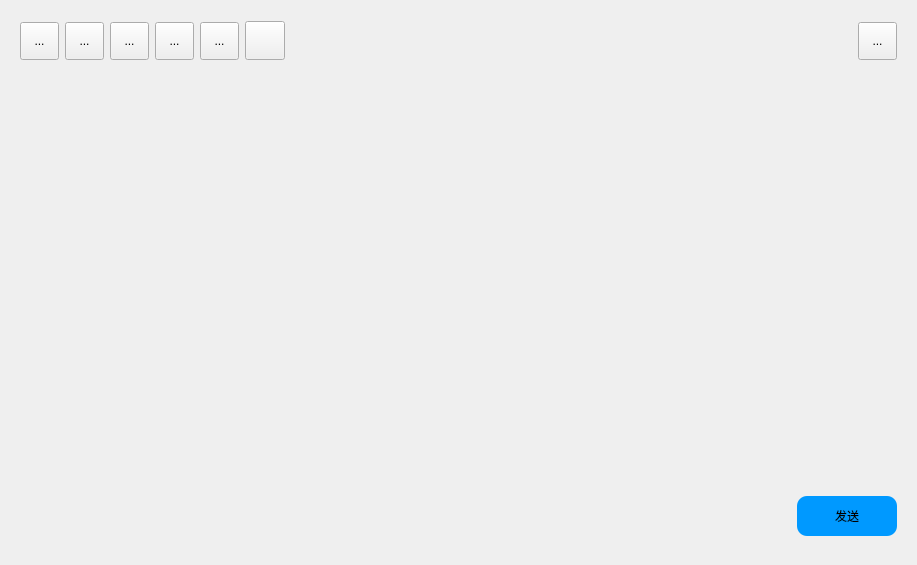
<?xml version="1.0" encoding="UTF-8"?>
<ui version="4.0">
 <class>Send</class>
 <widget class="QWidget" name="Send">
  <property name="geometry">
   <rect>
    <x>0</x>
    <y>0</y>
    <width>917</width>
    <height>565</height>
   </rect>
  </property>
  <property name="windowTitle">
   <string>Form</string>
  </property>
  <layout class="QVBoxLayout" name="verticalLayout">
   <item>
    <widget class="QWidget" name="widget" native="true">
     <property name="sizePolicy">
      <sizepolicy hsizetype="Preferred" vsizetype="Fixed">
       <horstretch>0</horstretch>
       <verstretch>0</verstretch>
      </sizepolicy>
     </property>
     <property name="minimumSize">
      <size>
       <width>0</width>
       <height>60</height>
      </size>
     </property>
     <property name="styleSheet">
      <string notr="true"/>
     </property>
     <layout class="QHBoxLayout" name="horizontalLayout">
      <item>
       <widget class="ToolButton" name="toolButton">
        <property name="sizePolicy">
         <sizepolicy hsizetype="Minimum" vsizetype="Fixed">
          <horstretch>0</horstretch>
          <verstretch>0</verstretch>
         </sizepolicy>
        </property>
        <property name="minimumSize">
         <size>
          <width>39</width>
          <height>38</height>
         </size>
        </property>
        <property name="text">
         <string>...</string>
        </property>
        <property name="icon">
         <iconset resource="../qrc/init.qrc">
          <normaloff>:/icons/smile_1.png</normaloff>
          <disabledoff>:/icons/smile.png</disabledoff>:/icons/smile_1.png</iconset>
        </property>
        <property name="iconSize">
         <size>
          <width>32</width>
          <height>32</height>
         </size>
        </property>
       </widget>
      </item>
      <item>
       <widget class="ToolButton" name="toolButton_2">
        <property name="sizePolicy">
         <sizepolicy hsizetype="Minimum" vsizetype="Fixed">
          <horstretch>0</horstretch>
          <verstretch>0</verstretch>
         </sizepolicy>
        </property>
        <property name="minimumSize">
         <size>
          <width>39</width>
          <height>38</height>
         </size>
        </property>
        <property name="text">
         <string>...</string>
        </property>
        <property name="icon">
         <iconset resource="../qrc/init.qrc">
          <normaloff>:/icons/裁剪 (1).png</normaloff>
          <disabledoff>:/icons/裁剪.png</disabledoff>:/icons/裁剪 (1).png</iconset>
        </property>
        <property name="iconSize">
         <size>
          <width>32</width>
          <height>32</height>
         </size>
        </property>
       </widget>
      </item>
      <item>
       <widget class="ToolButton" name="toolButton_3">
        <property name="sizePolicy">
         <sizepolicy hsizetype="Minimum" vsizetype="Fixed">
          <horstretch>0</horstretch>
          <verstretch>0</verstretch>
         </sizepolicy>
        </property>
        <property name="minimumSize">
         <size>
          <width>39</width>
          <height>38</height>
         </size>
        </property>
        <property name="text">
         <string>...</string>
        </property>
        <property name="icon">
         <iconset resource="../qrc/init.qrc">
          <normaloff>:/icons/文件夹 (1).png</normaloff>
          <disabledoff>:/icons/文件夹.png</disabledoff>:/icons/文件夹 (1).png</iconset>
        </property>
        <property name="iconSize">
         <size>
          <width>32</width>
          <height>32</height>
         </size>
        </property>
       </widget>
      </item>
      <item>
       <widget class="ToolButton" name="toolButton_4">
        <property name="sizePolicy">
         <sizepolicy hsizetype="Minimum" vsizetype="Fixed">
          <horstretch>0</horstretch>
          <verstretch>0</verstretch>
         </sizepolicy>
        </property>
        <property name="minimumSize">
         <size>
          <width>39</width>
          <height>38</height>
         </size>
        </property>
        <property name="text">
         <string>...</string>
        </property>
        <property name="icon">
         <iconset resource="../qrc/init.qrc">
          <normaloff>:/icons/picture (1).png</normaloff>
          <disabledoff>:/icons/picture.png</disabledoff>:/icons/picture (1).png</iconset>
        </property>
        <property name="iconSize">
         <size>
          <width>32</width>
          <height>32</height>
         </size>
        </property>
       </widget>
      </item>
      <item>
       <widget class="ToolButton" name="toolButton_5">
        <property name="sizePolicy">
         <sizepolicy hsizetype="Minimum" vsizetype="Fixed">
          <horstretch>0</horstretch>
          <verstretch>0</verstretch>
         </sizepolicy>
        </property>
        <property name="minimumSize">
         <size>
          <width>39</width>
          <height>38</height>
         </size>
        </property>
        <property name="text">
         <string>...</string>
        </property>
        <property name="icon">
         <iconset resource="../qrc/init.qrc">
          <normaloff>:/icons/红包 (1).png</normaloff>
          <normalon>:/icons/拍照.png</normalon>
          <disabledoff>:/icons/红包.png</disabledoff>
          <selectedoff>:/icons/冠军.png</selectedoff>:/icons/红包 (1).png</iconset>
        </property>
        <property name="iconSize">
         <size>
          <width>32</width>
          <height>32</height>
         </size>
        </property>
       </widget>
      </item>
      <item>
       <widget class="ToolButton" name="toolButton_6">
        <property name="sizePolicy">
         <sizepolicy hsizetype="Minimum" vsizetype="Fixed">
          <horstretch>0</horstretch>
          <verstretch>0</verstretch>
         </sizepolicy>
        </property>
        <property name="minimumSize">
         <size>
          <width>38</width>
          <height>38</height>
         </size>
        </property>
        <property name="text">
         <string/>
        </property>
        <property name="icon">
         <iconset resource="../qrc/init.qrc">
          <normaloff>:/icons/mic (1).png</normaloff>
          <disabledoff>:/icons/mic.png</disabledoff>:/icons/mic (1).png</iconset>
        </property>
        <property name="iconSize">
         <size>
          <width>32</width>
          <height>32</height>
         </size>
        </property>
       </widget>
      </item>
      <item>
       <spacer name="horizontalSpacer">
        <property name="orientation">
         <enum>Qt::Horizontal</enum>
        </property>
        <property name="sizeHint" stdset="0">
         <size>
          <width>40</width>
          <height>20</height>
         </size>
        </property>
       </spacer>
      </item>
      <item>
       <widget class="ToolButton" name="toolButton_7">
        <property name="sizePolicy">
         <sizepolicy hsizetype="Minimum" vsizetype="Fixed">
          <horstretch>0</horstretch>
          <verstretch>0</verstretch>
         </sizepolicy>
        </property>
        <property name="minimumSize">
         <size>
          <width>39</width>
          <height>38</height>
         </size>
        </property>
        <property name="text">
         <string>...</string>
        </property>
        <property name="icon">
         <iconset resource="../qrc/init.qrc">
          <normaloff>:/icons/time (1).png</normaloff>
          <normalon>:/icons/time.png</normalon>:/icons/time (1).png</iconset>
        </property>
        <property name="iconSize">
         <size>
          <width>32</width>
          <height>32</height>
         </size>
        </property>
       </widget>
      </item>
     </layout>
    </widget>
   </item>
   <item>
    <widget class="QWidget" name="widget_2" native="true">
     <property name="sizePolicy">
      <sizepolicy hsizetype="Preferred" vsizetype="Expanding">
       <horstretch>0</horstretch>
       <verstretch>1</verstretch>
      </sizepolicy>
     </property>
     <property name="styleSheet">
      <string notr="true"/>
     </property>
     <layout class="QVBoxLayout" name="verticalLayout_2">
      <item>
       <widget class="QWidget" name="widget_3" native="true">
        <property name="sizePolicy">
         <sizepolicy hsizetype="Preferred" vsizetype="Expanding">
          <horstretch>0</horstretch>
          <verstretch>0</verstretch>
         </sizepolicy>
        </property>
       </widget>
      </item>
      <item>
       <widget class="QWidget" name="widget_4" native="true">
        <property name="sizePolicy">
         <sizepolicy hsizetype="Preferred" vsizetype="Fixed">
          <horstretch>0</horstretch>
          <verstretch>0</verstretch>
         </sizepolicy>
        </property>
        <property name="minimumSize">
         <size>
          <width>0</width>
          <height>50</height>
         </size>
        </property>
        <layout class="QHBoxLayout" name="horizontalLayout_2">
         <property name="rightMargin">
          <number>0</number>
         </property>
         <item>
          <spacer name="horizontalSpacer_2">
           <property name="orientation">
            <enum>Qt::Horizontal</enum>
           </property>
           <property name="sizeHint" stdset="0">
            <size>
             <width>40</width>
             <height>20</height>
            </size>
           </property>
          </spacer>
         </item>
         <item>
          <widget class="QPushButton" name="pushButton">
           <property name="sizePolicy">
            <sizepolicy hsizetype="Fixed" vsizetype="Fixed">
             <horstretch>0</horstretch>
             <verstretch>0</verstretch>
            </sizepolicy>
           </property>
           <property name="minimumSize">
            <size>
             <width>100</width>
             <height>40</height>
            </size>
           </property>
           <property name="styleSheet">
            <string notr="true">font: 700 14pt &quot;Microsoft YaHei UI&quot;;
background-color: #0099FF;
border: none;
border-radius: 10px;</string>
           </property>
           <property name="text">
            <string>发送</string>
           </property>
          </widget>
         </item>
        </layout>
       </widget>
      </item>
     </layout>
    </widget>
   </item>
  </layout>
 </widget>
 <customwidgets>
  <customwidget>
   <class>ToolButton</class>
   <extends>QToolButton</extends>
   <header location="global">hpp/toolbutton.hpp</header>
  </customwidget>
 </customwidgets>
 <resources>
  <include location="../qrc/init.qrc"/>
 </resources>
 <connections/>
</ui>
